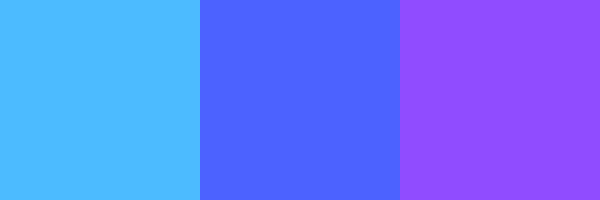
Frame 1 (no input)
Frame 60 (the mouse pressed at the canvas centre just before this capture): identical to frame 1, image omitted
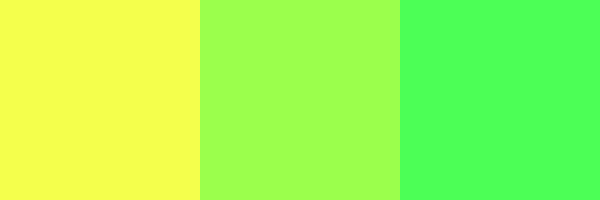
Frame 120 (the mouse held since frame 60 and released just before this capture)

The Processing sketch that drew these frames (run headless with seeded random() and noise(); from frame 60 on, the mouse is pressed at the canvas centre):

// Processing sketch: Es_6_6_analoghi
// ── Es_6_6_analoghi.pde
float hue;
void setup(){
  size(600, 200);
  hue = random(360);
}

void draw(){
  noStroke();
  colorMode(HSB, 360, 100, 100);
  fill(hue-30, 70, 100);
  rect(0, 0, 200, 200);
  fill(hue, 70, 100);
  rect(200, 0, 200, 200);
  fill(hue+30, 70, 100);
  rect(400, 0, 200, 200);
}


void mousePressed(){
  hue = random(360);
}
